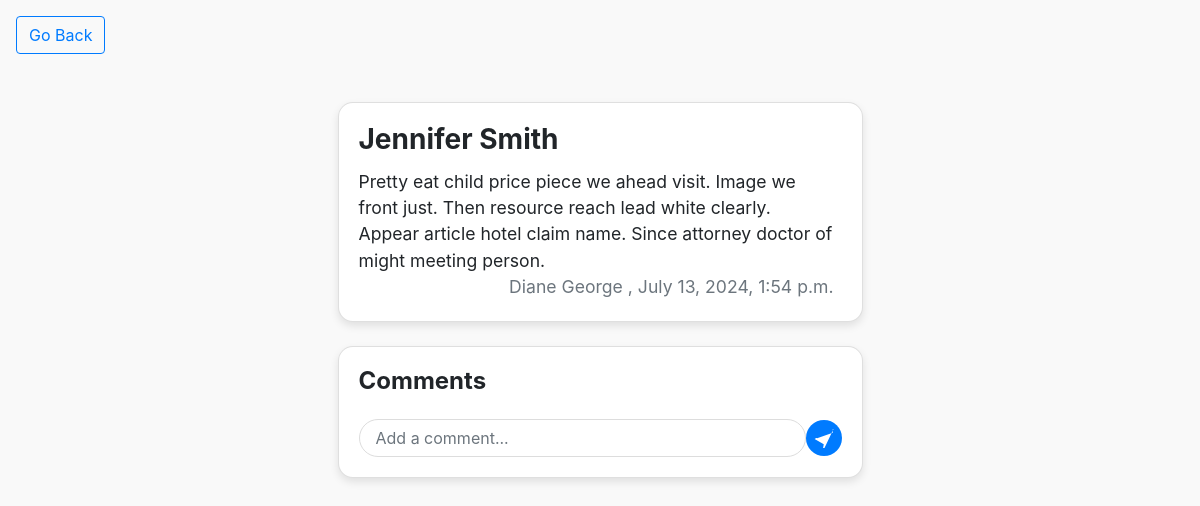
The page /post/jennifer-smith on the database its author committed.
### blog/models.py (models this page shows, shortened)
class Post(models.Model):
    title = models.CharField(max_length=150)
    content = models.TextField(null=True)
    author = models.ForeignKey(User,related_name="posts",on_delete=models.CASCADE)
    published_date = models.DateTimeField(auto_now_add=True)
    slug = models.SlugField(unique=True)
    class Meta:
        ordering = ('-published_date',)

### blog/views.py (the view)
# urls.py: path('post/<slug>',views.PostDetailView.as_view(),name="detail_post"),
@method_decorator(csrf_exempt ,name="dispatch")
class PostDetailView(generic.DetailView):
    model = Post
    template_name = "post_detail.html"

### blog/templates/post_detail.html (shortened to what this page needs)
<!DOCTYPE html>
<html lang="en">
<head>
  <link rel="stylesheet" href="https://stackpath.bootstrapcdn.com/bootstrap/4.5.2/css/bootstrap.min.css">
  <link rel="stylesheet" href="https://cdn.jsdelivr.net/npm/@fortawesome/fontawesome-free@6.4.2/css/fontawesome.min.css">
</head>
<body>
<div class="m-3">
  <a class="btn btn-outline-primary" href="../">Go Back</a>
</div>
<div class="container mt-5 d-flex justify-content-center">
    <div class="col-lg-6 col-md-8 col-sm-10">
        <div class="card mb-4">
            <div class="card-body">
                <h3 class="card-title">{{ post.title }}</h3>
                <div class="d-flex justify-content-start pr-2">
                <span  class="card-text ">{{ post.content }}</span>
                </div>
                <div class="d-flex justify-content-end pr-2">
                <span  class="card-text text-secondary">{{ post.author.username }} ,</span><br>
                <span  class="card-text text-secondary"> &nbsp;{{ post.published_date }}</span>
                </div>
            </div>
        </div>
        <div class="card">
            <div class="card-body">
                <h4 class="card-title">Comments</h4>
                <form method="post" action="{% url 'add_comment' post.slug %}" class="comment-form d-flex mt-4">
                    <input type="text" name="content" class="form-control me-2" placeholder="Add a comment..." required>
                    <button type="submit" class="btn btn-primary">
                        <svg xmlns="http://www.w3.org/2000/svg" width="16" height="16" fill="currentColor" class="bi bi-send-fill" viewBox="0 0 16 16">
                            <path d="M15.5.5a.5.5 0 0 0-.5.5v2.785L2.522 8.27l-.364-.36A.5.5 0 0 0 1.8 8h-.007L.498 8.788 7.8 13l-.618 3.497a.5.5 0 0 0 .79.407L15.5 1a.5.5 0 0 0-.036-.5z"/>
                        </svg>
                    </button>
                </form>
            </div>
        </div>
    </div>
</div>
</body>
</html>

### blog/templates/post_detail.html (style rules this page uses)
body { background-color: #f9f9f9; }
.card { border-radius: 15px; box-shadow: 0 4px 8px rgba(0, 0, 0, 0.1); }
.card-title { font-weight: bold; }
.card-text, .comment-content { font-size: 1.1rem; }
.comment-form { align-items: center; }
.comment-form input { border-radius: 25px; padding: 0.5rem 1rem; border: 1px solid #ddd; box-shadow: none; outline: none; transition: border-color 0.3s; }
.comment-form button { border-radius: 50%; padding: 0.5rem; background-color: #007bff; border: none; display: flex; align-items: center; justify-content: center; color: white; }
.comment-form button svg { width: 20px; height: 20px; }

### rows shown on the page
Post: title "Jennifer Smith", content "Pretty eat child price piece we ahead visit. Image we front just. Then resource reach lead white clearly. Appear article hotel claim name. Since attorney doctor of might meeting person.", author.username "Diane George", published_date "July 13, 2024, 1:54 p.m."
